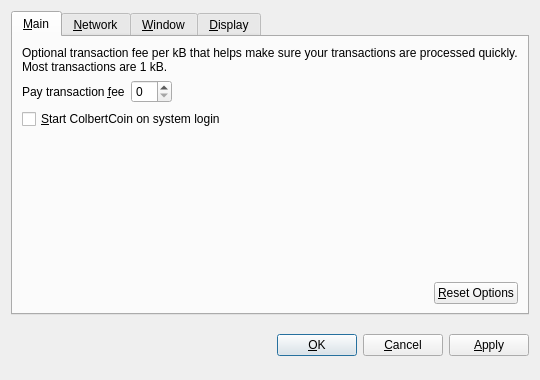
<?xml version="1.0" encoding="UTF-8"?>
<ui version="4.0">
 <class>OptionsDialog</class>
 <widget class="QDialog" name="OptionsDialog">
  <property name="geometry">
   <rect>
    <x>0</x>
    <y>0</y>
    <width>540</width>
    <height>380</height>
   </rect>
  </property>
  <property name="windowTitle">
   <string>Options</string>
  </property>
  <property name="modal">
   <bool>true</bool>
  </property>
  <layout class="QVBoxLayout" name="verticalLayout">
   <item>
    <widget class="QTabWidget" name="tabWidget">
     <property name="tabPosition">
      <enum>QTabWidget::North</enum>
     </property>
     <property name="currentIndex">
      <number>0</number>
     </property>
     <widget class="QWidget" name="tabMain">
      <attribute name="title">
       <string>&amp;Main</string>
      </attribute>
      <layout class="QVBoxLayout" name="verticalLayout_Main">
       <item>
        <widget class="QLabel" name="transactionFeeInfoLabel">
         <property name="text">
          <string>Optional transaction fee per kB that helps make sure your transactions are processed quickly. Most transactions are 1 kB.</string>
         </property>
         <property name="textFormat">
          <enum>Qt::PlainText</enum>
         </property>
         <property name="wordWrap">
          <bool>true</bool>
         </property>
        </widget>
       </item>
       <item>
        <layout class="QHBoxLayout" name="horizontalLayout_1_Main">
         <item>
          <widget class="QLabel" name="transactionFeeLabel">
           <property name="text">
            <string>Pay transaction &amp;fee</string>
           </property>
           <property name="textFormat">
            <enum>Qt::PlainText</enum>
           </property>
           <property name="buddy">
            <cstring>transactionFee</cstring>
           </property>
          </widget>
         </item>
         <item>
          <widget class="BitcoinAmountField" name="transactionFee"/>
         </item>
         <item>
          <spacer name="horizontalSpacer_1_Main">
           <property name="orientation">
            <enum>Qt::Horizontal</enum>
           </property>
           <property name="sizeHint" stdset="0">
            <size>
             <width>40</width>
             <height>20</height>
            </size>
           </property>
          </spacer>
         </item>
        </layout>
       </item>
       <item>
        <widget class="QCheckBox" name="bitcoinAtStartup">
         <property name="toolTip">
          <string>Automatically start ColbertCoin after logging in to the system.</string>
         </property>
         <property name="text">
          <string>&amp;Start ColbertCoin on system login</string>
         </property>
        </widget>
       </item>
       <item>
        <spacer name="verticalSpacer_Main">
         <property name="orientation">
          <enum>Qt::Vertical</enum>
         </property>
         <property name="sizeHint" stdset="0">
          <size>
           <width>20</width>
           <height>40</height>
          </size>
         </property>
        </spacer>
       </item>
       <item>
        <layout class="QHBoxLayout" name="horizontalLayout_2_Main">
         <item>
          <spacer name="horizontalSpacer_2_Main">
           <property name="orientation">
            <enum>Qt::Horizontal</enum>
           </property>
           <property name="sizeHint" stdset="0">
            <size>
             <width>40</width>
             <height>20</height>
            </size>
           </property>
          </spacer>
         </item>
         <item>
          <widget class="QPushButton" name="resetButton">
           <property name="toolTip">
            <string>Reset all client options to default.</string>
           </property>
           <property name="text">
            <string>&amp;Reset Options</string>
           </property>
           <property name="autoDefault">
            <bool>false</bool>
           </property>
          </widget>
         </item>
        </layout>
       </item>
      </layout>
     </widget>
     <widget class="QWidget" name="tabNetwork">
      <attribute name="title">
       <string>&amp;Network</string>
      </attribute>
      <layout class="QVBoxLayout" name="verticalLayout_Network">
       <item>
        <widget class="QCheckBox" name="mapPortUpnp">
         <property name="toolTip">
          <string>Automatically open the ColbertCoin client port on the router. This only works when your router supports UPnP and it is enabled.</string>
         </property>
         <property name="text">
          <string>Map port using &amp;UPnP</string>
         </property>
        </widget>
       </item>
       <item>
        <widget class="QCheckBox" name="connectSocks">
         <property name="toolTip">
          <string>Connect to the ColbertCoin network through a SOCKS proxy (e.g. when connecting through Tor).</string>
         </property>
         <property name="text">
          <string>&amp;Connect through SOCKS proxy:</string>
         </property>
        </widget>
       </item>
       <item>
        <layout class="QHBoxLayout" name="horizontalLayout_Network">
         <item>
          <widget class="QLabel" name="proxyIpLabel">
           <property name="text">
            <string>Proxy &amp;IP:</string>
           </property>
           <property name="textFormat">
            <enum>Qt::PlainText</enum>
           </property>
           <property name="buddy">
            <cstring>proxyIp</cstring>
           </property>
          </widget>
         </item>
         <item>
          <widget class="QValidatedLineEdit" name="proxyIp">
           <property name="maximumSize">
            <size>
             <width>140</width>
             <height>16777215</height>
            </size>
           </property>
           <property name="toolTip">
            <string>IP address of the proxy (e.g. 127.0.0.1)</string>
           </property>
          </widget>
         </item>
         <item>
          <widget class="QLabel" name="proxyPortLabel">
           <property name="text">
            <string>&amp;Port:</string>
           </property>
           <property name="textFormat">
            <enum>Qt::PlainText</enum>
           </property>
           <property name="buddy">
            <cstring>proxyPort</cstring>
           </property>
          </widget>
         </item>
         <item>
          <widget class="QLineEdit" name="proxyPort">
           <property name="maximumSize">
            <size>
             <width>55</width>
             <height>16777215</height>
            </size>
           </property>
           <property name="toolTip">
            <string>Port of the proxy (e.g. 9050)</string>
           </property>
          </widget>
         </item>
         <item>
          <widget class="QLabel" name="socksVersionLabel">
           <property name="text">
            <string>SOCKS &amp;Version:</string>
           </property>
           <property name="textFormat">
            <enum>Qt::PlainText</enum>
           </property>
           <property name="buddy">
            <cstring>socksVersion</cstring>
           </property>
          </widget>
         </item>
         <item>
          <widget class="QValueComboBox" name="socksVersion">
           <property name="toolTip">
            <string>SOCKS version of the proxy (e.g. 5)</string>
           </property>
          </widget>
         </item>
         <item>
          <spacer name="horizontalSpacer_Network">
           <property name="orientation">
            <enum>Qt::Horizontal</enum>
           </property>
           <property name="sizeHint" stdset="0">
            <size>
             <width>40</width>
             <height>20</height>
            </size>
           </property>
          </spacer>
         </item>
        </layout>
       </item>
       <item>
        <spacer name="verticalSpacer_Network">
         <property name="orientation">
          <enum>Qt::Vertical</enum>
         </property>
         <property name="sizeHint" stdset="0">
          <size>
           <width>20</width>
           <height>40</height>
          </size>
         </property>
        </spacer>
       </item>
      </layout>
     </widget>
     <widget class="QWidget" name="tabWindow">
      <attribute name="title">
       <string>&amp;Window</string>
      </attribute>
      <layout class="QVBoxLayout" name="verticalLayout_Window">
       <item>
        <widget class="QCheckBox" name="minimizeToTray">
         <property name="toolTip">
          <string>Show only a tray icon after minimizing the window.</string>
         </property>
         <property name="text">
          <string>&amp;Minimize to the tray instead of the taskbar</string>
         </property>
        </widget>
       </item>
       <item>
        <widget class="QCheckBox" name="minimizeOnClose">
         <property name="toolTip">
          <string>Minimize instead of exit the application when the window is closed. When this option is enabled, the application will be closed only after selecting Quit in the menu.</string>
         </property>
         <property name="text">
          <string>M&amp;inimize on close</string>
         </property>
        </widget>
       </item>
       <item>
        <spacer name="verticalSpacer_Window">
         <property name="orientation">
          <enum>Qt::Vertical</enum>
         </property>
         <property name="sizeHint" stdset="0">
          <size>
           <width>20</width>
           <height>40</height>
          </size>
         </property>
        </spacer>
       </item>
      </layout>
     </widget>
     <widget class="QWidget" name="tabDisplay">
      <attribute name="title">
       <string>&amp;Display</string>
      </attribute>
      <layout class="QVBoxLayout" name="verticalLayout_Display">
       <item>
        <layout class="QHBoxLayout" name="horizontalLayout_1_Display">
         <item>
          <widget class="QLabel" name="langLabel">
           <property name="text">
            <string>User Interface &amp;language:</string>
           </property>
           <property name="textFormat">
            <enum>Qt::PlainText</enum>
           </property>
           <property name="buddy">
            <cstring>lang</cstring>
           </property>
          </widget>
         </item>
         <item>
          <widget class="QValueComboBox" name="lang">
           <property name="toolTip">
            <string>The user interface language can be set here. This setting will take effect after restarting ColbertCoin.</string>
           </property>
          </widget>
         </item>
        </layout>
       </item>
       <item>
        <layout class="QHBoxLayout" name="horizontalLayout_2_Display">
         <item>
          <widget class="QLabel" name="unitLabel">
           <property name="text">
            <string>&amp;Unit to show amounts in:</string>
           </property>
           <property name="textFormat">
            <enum>Qt::PlainText</enum>
           </property>
           <property name="buddy">
            <cstring>unit</cstring>
           </property>
          </widget>
         </item>
         <item>
          <widget class="QValueComboBox" name="unit">
           <property name="toolTip">
            <string>Choose the default subdivision unit to show in the interface and when sending coins.</string>
           </property>
          </widget>
         </item>
        </layout>
       </item>
       <item>
        <widget class="QCheckBox" name="displayAddresses">
         <property name="toolTip">
          <string>Whether to show ColbertCoin addresses in the transaction list or not.</string>
         </property>
         <property name="text">
          <string>&amp;Display addresses in transaction list</string>
         </property>
        </widget>
       </item>
       <item>
        <widget class="QCheckBox" name="coinControlFeatures">
         <property name="toolTip">
          <string>Whether to show coin control features or not.</string>
         </property>
         <property name="text">
          <string>Display coin &amp;control features (experts only!)</string>
         </property>
        </widget>
       </item>
       <item>
        <spacer name="verticalSpacer_Display">
         <property name="orientation">
          <enum>Qt::Vertical</enum>
         </property>
         <property name="sizeHint" stdset="0">
          <size>
           <width>20</width>
           <height>40</height>
          </size>
         </property>
        </spacer>
       </item>
      </layout>
     </widget>
    </widget>
   </item>
   <item>
    <layout class="QHBoxLayout" name="horizontalLayout_Buttons">
     <item>
      <spacer name="horizontalSpacer_1">
       <property name="orientation">
        <enum>Qt::Horizontal</enum>
       </property>
       <property name="sizeHint" stdset="0">
        <size>
         <width>40</width>
         <height>48</height>
        </size>
       </property>
      </spacer>
     </item>
     <item>
      <widget class="QLabel" name="statusLabel">
       <property name="font">
        <font>
         <weight>75</weight>
         <bold>true</bold>
        </font>
       </property>
       <property name="text">
        <string/>
       </property>
       <property name="textFormat">
        <enum>Qt::PlainText</enum>
       </property>
       <property name="wordWrap">
        <bool>true</bool>
       </property>
      </widget>
     </item>
     <item>
      <spacer name="horizontalSpacer_2">
       <property name="orientation">
        <enum>Qt::Horizontal</enum>
       </property>
       <property name="sizeHint" stdset="0">
        <size>
         <width>40</width>
         <height>48</height>
        </size>
       </property>
      </spacer>
     </item>
     <item>
      <widget class="QPushButton" name="okButton">
       <property name="text">
        <string>&amp;OK</string>
       </property>
      </widget>
     </item>
     <item>
      <widget class="QPushButton" name="cancelButton">
       <property name="text">
        <string>&amp;Cancel</string>
       </property>
       <property name="autoDefault">
        <bool>false</bool>
       </property>
      </widget>
     </item>
     <item>
      <widget class="QPushButton" name="applyButton">
       <property name="text">
        <string>&amp;Apply</string>
       </property>
       <property name="autoDefault">
        <bool>false</bool>
       </property>
      </widget>
     </item>
    </layout>
   </item>
  </layout>
 </widget>
 <customwidgets>
  <customwidget>
   <class>BitcoinAmountField</class>
   <extends>QSpinBox</extends>
   <header>bitcoinamountfield.h</header>
  </customwidget>
  <customwidget>
   <class>QValueComboBox</class>
   <extends>QComboBox</extends>
   <header>qvaluecombobox.h</header>
  </customwidget>
  <customwidget>
   <class>QValidatedLineEdit</class>
   <extends>QLineEdit</extends>
   <header>qvalidatedlineedit.h</header>
  </customwidget>
 </customwidgets>
 <resources/>
 <connections/>
</ui>
